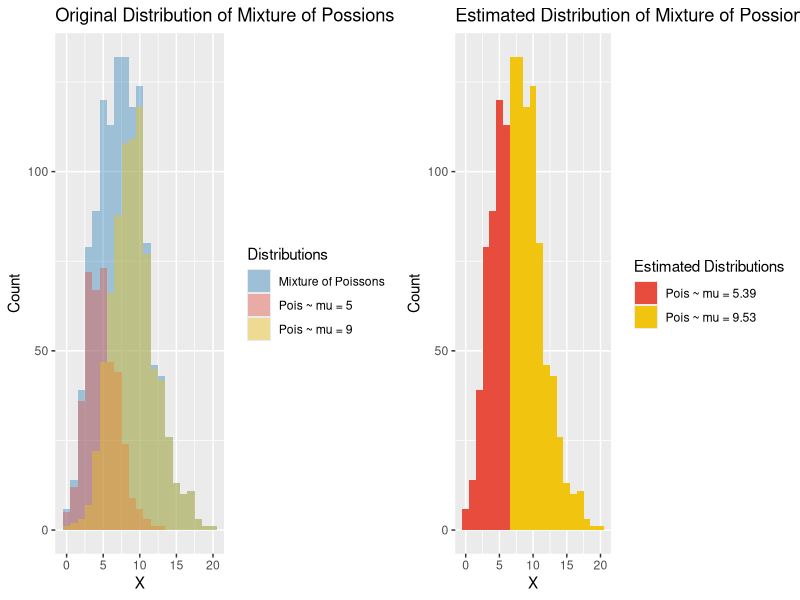

The R source for this figure:
library(ggplot2)
library(grid)
library(gridExtra)
#######
#EMing#
#######

#######################################
#Code from interwebz for multiplotting#
#######################################

multiplot <- function(..., plotlist=NULL, file, cols=1, layout=NULL) {
  library(grid)

  # Make a list from the ... arguments and plotlist
  plots <- c(list(...), plotlist)

  numPlots = length(plots)

  # If layout is NULL, then use 'cols' to determine layout
  if (is.null(layout)) {
    # Make the panel
    # ncol: Number of columns of plots
    # nrow: Number of rows needed, calculated from # of cols
    layout <- matrix(seq(1, cols * ceiling(numPlots/cols)),
                     ncol = cols, nrow = ceiling(numPlots/cols))
  }

  if (numPlots==1) {
    print(plots[[1]])

  } else {
    # Set up the page
    grid.newpage()
    pushViewport(viewport(layout = grid.layout(nrow(layout), ncol(layout))))

    # Make each plot, in the correct location
    for (i in 1:numPlots) {
      # Get the i,j matrix positions of the regions that contain this subplot
      matchidx <- as.data.frame(which(layout == i, arr.ind = TRUE))

      print(plots[[i]], vp = viewport(layout.pos.row = matchidx$row,
                                      layout.pos.col = matchidx$col))
    }
  }
}

#its best if mu's aren't too far away
mu.0.real  <- 5
mu.1.real  <- 9

#n.X0 must be smaller
n.X0 <- 400
n.X1 <- 800

X0  <-  rpois(n.X0, mu.0.real)  #50 points from a mu = 5, 20 data points pi.1 = 0.2
X1  <-  rpois(n.X1, mu.1.real) # 50 points from a mu = 10, 80 data points pi.2 = 0.8
#Because R repeats the shorter length, This made me age
X  <-  rbind(X0=X0[seq(X1)],X1)
X <- X[is.na(X)==F]

X  <-  as.data.frame(X)
X0  <- as.data.frame(X0)
X1  <-  as.data.frame(X1)


colnames(X)  <-  'i'
colnames(X0)  <-  'i0'
colnames(X1)  <-  'i1'



p1 <- ggplot(environment=environment()) + geom_histogram(data = X, aes(X$i, fill = '#2980b9'), binwidth=1, alpha = 0.4) +
           geom_histogram(data = X0, aes(X0$i0, fill = '#e74c3c'), binwidth=1, alpha = 0.4) +
           geom_histogram(data = X1, aes(X1$i1, fill = '#f1c40f'), binwidth=1, alpha = 0.4) +
           labs(x='X', y='Count', title='Original Distribution of Mixture of Possions')+
           scale_fill_manual(name="Distributions",values=c('#2980b9','#e74c3c','#f1c40f'),
                    labels=c("#e74c3c"=paste('Pois ~ mu =',round(mu.0.real,2), sep = ' '),
                             "#f1c40f"=paste('Pois ~ mu =',round(mu.1.real,2), sep = ' '),
                             "#2980b9"= 'Mixture of Poissons'))


#log.plot doesnt work

N <- nrow(X)

#initial guesses
mu.0  <- 3
mu.1 <- 15

colnames(X)  <-  'i'

#Parameters to estiate are mu1, mu2, pi.1, pi.2

#Matrix of P(Z), 2x1
pi  <-  matrix( nrow = 2 , ncol = 1 , data = c(0.5,0.5))

#This Q matrix will hold the responsibilities for every run, nx2
Q  <-  matrix( nrow = nrow(X) , ncol = 2, data = 0)

#Matrix of P(x), nx2
pois  <- matrix( nrow = nrow(X) , ncol = 2, data = 0)

#Likelihood improvement
L.q  <-  matrix(-1000)
log.diff  <- 1

while(abs(log.diff[1])>0.0001){
pois[,1] = dpois(X$i , mu.0)
pois[,2] = dpois(X$i , mu.1)

#E-Step
denom  <- (pois %*% pi)
Q[,1] = (pi[1,] * pois[,1])/denom
Q[,2] = (pi[2,] * pois[,2])/denom

#M-Step
N.0  <-  sum(Q[,1])
N.1  <-  sum(Q[,2])

pi[1,1]  <- N.0/N
pi[2,1]  <- N.1/N

mu.0  <- sum(Q[,1]*X)/N.0
mu.1  <- sum(Q[,2]*X)/N.1



#The lower bound log-likelihood
L.q  <- rbind(L.q,sum(Q[,1]*log((pi[1,]*pois[,1])/Q[,1])+Q[,2]*log((pi[2,]*pois[,2])/Q[,2])))
log.diff  <- (tail(L.q[,1],2) - (tail(L.q[,1],1)))/tail(L.q[,1],2)
}
#Plotting the likelihood improvement
L.plot  <-  as.data.frame(L.q[-1])
colnames(L.plot)  <- 'Likelihood'

log.plot <- ggplot(data = L.plot,aes(seq(1,nrow(L.plot)), Likelihood)) +
  geom_point(color='#9b59b6', cex=5, pch = 16) + xlab('Run')


#Assigning data points to clusters
labels  <- matrix(nrow = nrow(X), 0)

#I don't really like to use this for accuracy of clustering because EM is giving a nice
#probablisitic approach
labels[Q[,1]<Q[,2],]  <- 1

X0.  <- as.data.frame(X[labels==0,])
X1.  <- as.data.frame(X[labels==1,])

colnames(X0.) <- 'i0'
colnames(X1.) <- 'i1'

p2 <- ggplot(environment=environment()) +
  geom_histogram(data = X0., aes(X0.$i0, fill = '#e74c3c'), binwidth=1, alpha = 1) +
  geom_histogram(data = X1., aes(X1.$i1, fill = '#f1c40f'), binwidth=1,  alpha = 1) +
  labs(x='X', y='Count', title='Estimated Distribution of Mixture of Possions')+
  scale_fill_manual(name="Estimated Distributions",values=c('#e74c3c','#f1c40f'),
                    labels=c("#e74c3c"=paste('Pois ~ mu =',round(mu.0,2), sep = ' '),
                             "#f1c40f"=paste('Pois ~ mu =',round(mu.1,2), sep = ' ')))






multiplot(p1,p2,cols=2)



#Testing
X.test0 <- matrix(nrow = 20,rpois(20, mu.0.real))
X.test1 <- matrix(nrow = 80,rpois(80, mu.1.real))

X.test0 <- cbind(X.test0,0)
X.test1 <- cbind(X.test1,1)

X.test <- as.data.frame(rbind(X.test0,X.test1))
colnames(X.test) <- c('data','label')

preds <- as.numeric(dpois(X.test$data,mu.0)<dpois(X.test$data,mu.1))

accuracy.score <- sum(X.test$label == preds)/nrow(X.test)

print(accuracy.score)
#The more seperated the clusters are the better the EM performs as in accuracy of 1 and if
#they are overlapping too much all the data points will get assigned to one cluster
